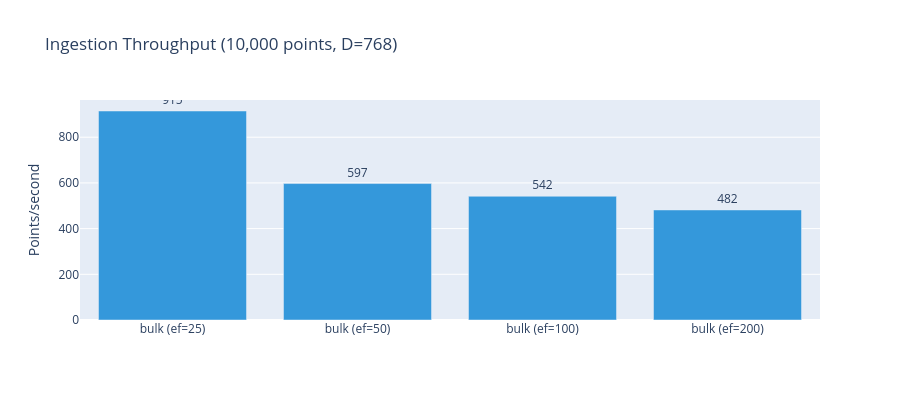

The notebook cell this image was saved under:
### Code cell
fig = go.Figure(data=go.Bar(
    x=results_df['method'],
    y=results_df['pts_per_sec'],
    marker_color='#3498db',
    text=[f'{v:,.0f}' for v in results_df['pts_per_sec']],
    textposition='outside',
))
fig.update_layout(
    title=f'Ingestion Throughput ({N_BENCH:,} points, D={D})',
    yaxis_title='Points/second', height=400,
)
fig.show()

### Figure 1 — Plotly figure (JSON) as saved in the notebook; plotly's stock layout.template omitted (floating-point values rounded to 4 significant figures)
{"data": [{"marker": {"color": "#3498db"}, "text": ["915", "597", "542", "482"], "textposition": "outside", "type": "bar", "x": ["bulk (ef=25)", "bulk (ef=50)", "bulk (ef=100)", "bulk (ef=200)"], "y": [914.8, 597.2, 541.6, 481.7]}], "layout": {"height": 400, "title": {"text": "Ingestion Throughput (10,000 points, D=768)"}, "yaxis": {"title": {"text": "Points/second"}}}}
